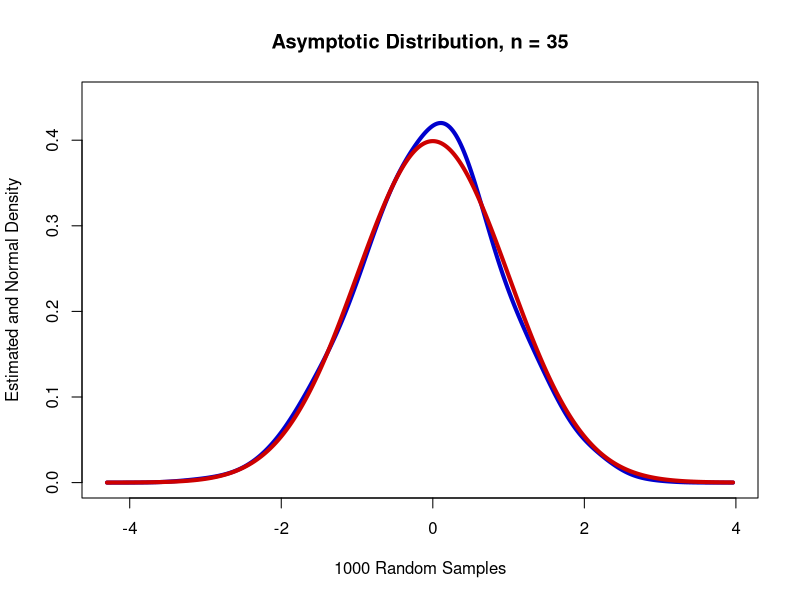

Write the R code that produced this figure.

# clear all variables
rm(list = ls(all = TRUE))
graphics.off()

# install and load packages
libraries = c("KernSmooth")
lapply(libraries, function(x) if (!(x %in% installed.packages())) {
    install.packages(x)
})
lapply(libraries, library, quietly = TRUE, character.only = TRUE)

p = 0.5
n = 35
bsample  = rbinom(n * 1000, 1, 0.5)       # Random generation of the binomial distribution with parameters 1000*n and 0.5
bsamplem = matrix(bsample, n, 1000)       # Create a matrix of binomial random variables
bden     = bkde((colMeans(bsamplem) - p)/sqrt(p * (1 - p)/n))  # Compute kernel density estimate

# Plot
plot(bden, col = "blue3", type = "l", lty = 1, lwd = 4, xlab = "1000 Random Samples", 
    ylab = "Estimated and Normal Density", cex.lab = 1, cex.axis = 1, ylim = c(0, 
        0.45))
lines(bden$x, dnorm(bden$x), col = "red3", lty = 1, lwd = 4)  
title(paste("Asymptotic Distribution, n =", n)) 
